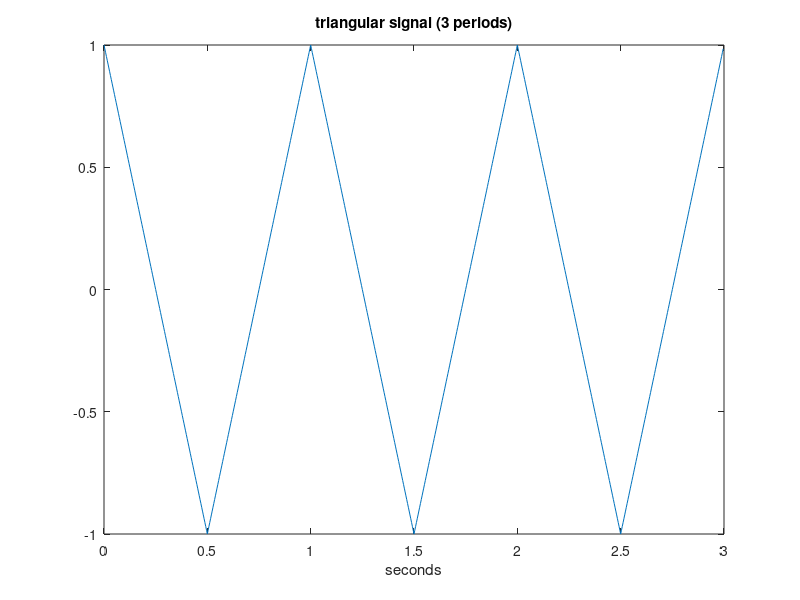

MATLAB code to generate this figure:
%triangular signal to be analyzed
fy=1; %signal frequency in Hz
wy=2*pi*fy; %signal frequency in rad/s
Ty=1/fy; %signal period in seconds

Ns=256; %number of samples per signal period
fs=Ns*fy; %sampling frequency in Hz
tiv=1/fs; %time interval between samples;
t=0:tiv:((3*Ty)-tiv); %time intervals set (3 periods)
y3=-sawtooth(wy*t,0.5); %signal data set
plot(t,y3);
xlabel('seconds'); title('triangular signal (3 periods)');
